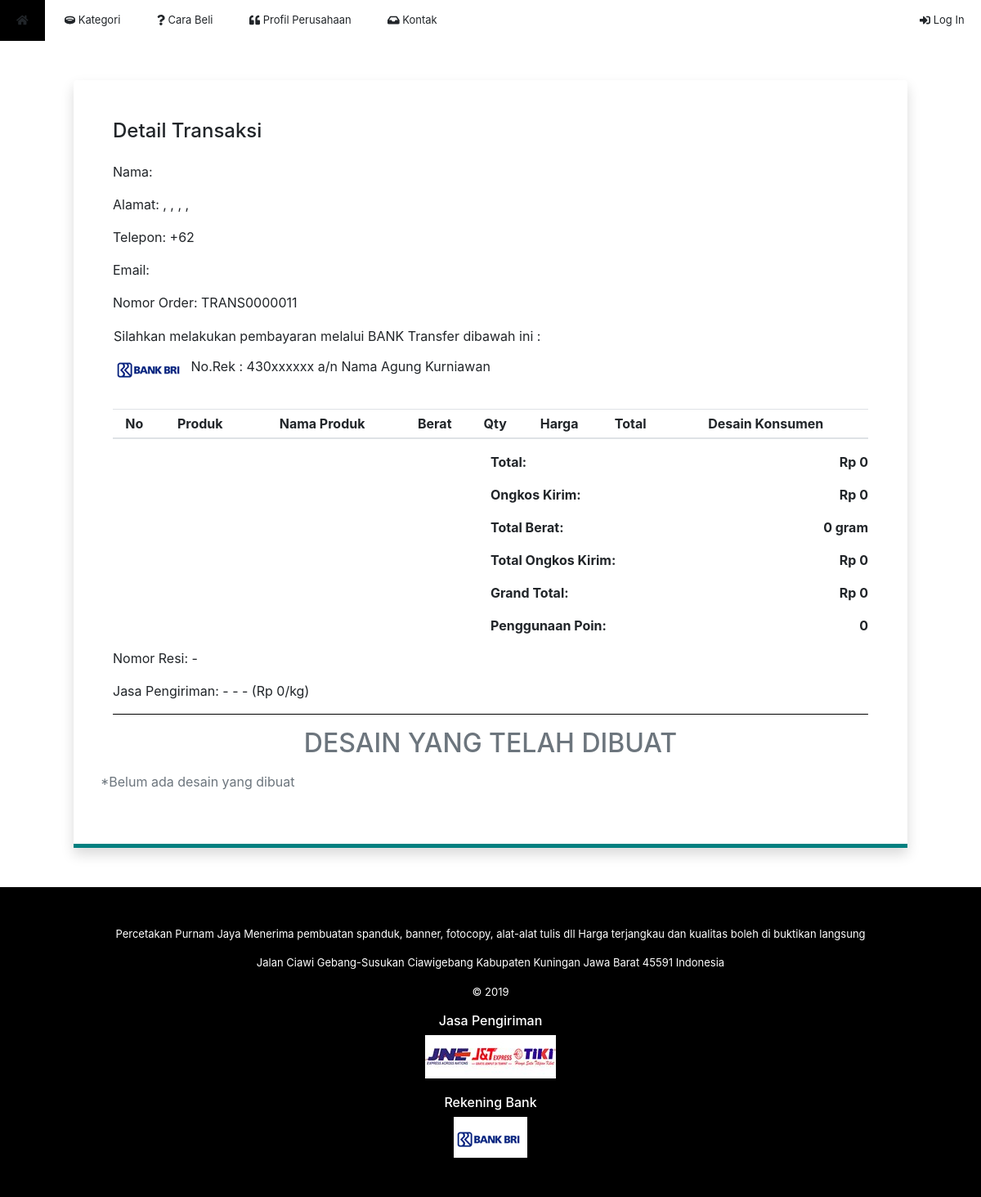
Page /halaman/detail_pembayaran_konsumen.php?id=TRANS0000011 on the earlier database version.
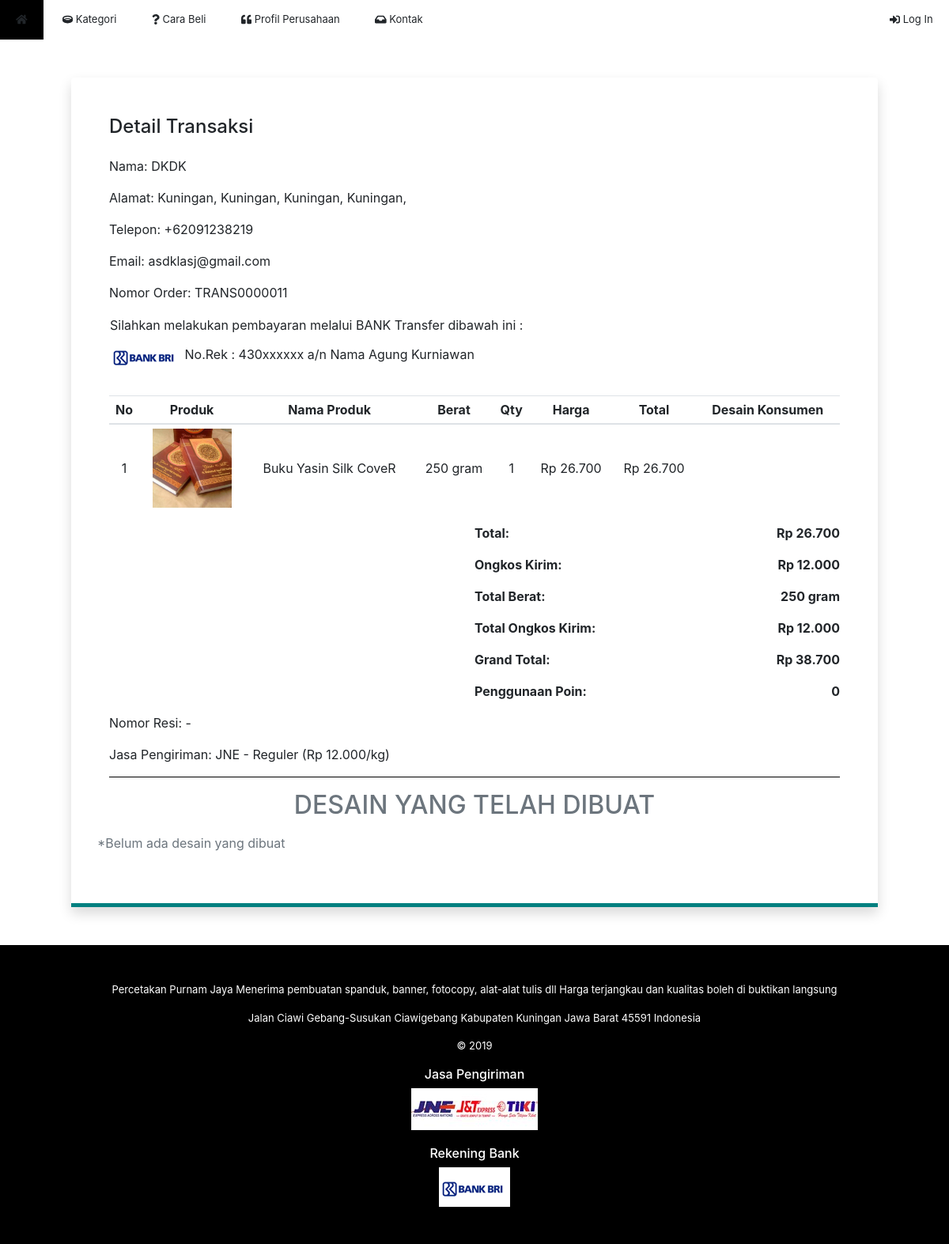
Same page on the later database version.
### tables this page shows
CREATE TABLE `konsumen` (
  `idKonsumen` int(11) NOT NULL,
  `username` varchar(50) NOT NULL,
  `password` varchar(50) NOT NULL,
  `hakAkses` varchar(50) NOT NULL,
  `nama` varchar(50) NOT NULL,
  `gender` varchar(2) NOT NULL,
  `ttl` date NOT NULL,
  `email` varchar(50) NOT NULL,
  `alamat` varchar(50) NOT NULL,
  `desa` varchar(50) NOT NULL,
  `kec` varchar(50) NOT NULL,
  `kab` varchar(50) NOT NULL,
  `provinsi` varchar(50) NOT NULL,
  `noHp` varchar(15) NOT NULL,
  `poin` int(11) NOT NULL
);

CREATE TABLE `transaksi` (
  `idTransaksi` int(11) NOT NULL,
  `tanggal` date NOT NULL,
  `jam` time NOT NULL,
  `idKonsumen` varchar(50) NOT NULL,
  `kdTransaksi` varchar(50) NOT NULL,
  `idOngkir` int(11) DEFAULT NULL,
  `idKurir` int(11) DEFAULT NULL,
  `alamat` varchar(50) DEFAULT NULL,
  `desa` varchar(50) DEFAULT NULL,
  `kec` varchar(50) DEFAULT NULL,
  `kab` varchar(50) DEFAULT NULL,
  `prov` varchar(50) DEFAULT NULL,
  `pembayaran` int(11) DEFAULT NULL,
  `noResi` varchar(50) DEFAULT NULL,
  `buktiLampiran` text DEFAULT NULL,
  `status` varchar(40) NOT NULL
);

CREATE TABLE `tblorder` (
  `idOrder` int(11) NOT NULL,
  `kdTransaksi` varchar(50) NOT NULL,
  `idKonsumen` varchar(50) NOT NULL,
  `idProduk` int(11) NOT NULL,
  `poin` int(11) NOT NULL,
  `qty` int(11) NOT NULL,
  `jumlah` int(11) NOT NULL
);

CREATE TABLE `produk` (
  `idProduk` int(11) NOT NULL,
  `idKategori` int(11) NOT NULL,
  `namaProduk` varchar(50) NOT NULL,
  `deskripsi` text NOT NULL,
  `harga` int(11) NOT NULL,
  `gambar` text NOT NULL,
  `stok` int(11) NOT NULL,
  `berat` int(11) NOT NULL
);

CREATE TABLE `ongkir` (
  `idOngkir` int(11) NOT NULL,
  `idKurir` int(11) NOT NULL,
  `idOK` int(11) NOT NULL,
  `ongkir` int(11) NOT NULL,
  `kec` varchar(50) NOT NULL,
  `kab` varchar(50) NOT NULL,
  `prov` varchar(50) NOT NULL
);

CREATE TABLE `kurir` (
  `idKurir` int(11) NOT NULL,
  `namaKurir` varchar(50) NOT NULL
);

CREATE TABLE `ongkirkurir` (
  `idOK` int(11) NOT NULL,
  `idKurir` int(11) NOT NULL,
  `namaOngkir` varchar(50) NOT NULL
);

### include/_koneksi.php (called while the page is built, shortened)
<?php
function konversiBerat($berat) {
	if ($berat >= 1000) {
		$berat = $berat / 1000;
		$satuan = "kg";
	} else
		$satuan = "gram";
	return str_replace(".", ",", "$berat $satuan");
}
?>

### halaman/detail_pembayaran_konsumen.php (the view, shortened to what the changed rows need)
<?php
include("../include/_koneksi.php");
$id = $_GET["id"];
$query = mysqli_query($conn, "SELECT * FROM transaksi WHERE kdTransaksi='$id'");
$data = mysqli_fetch_assoc($query);
$idKonsumen = $data["idKonsumen"];
$idKurir = $data["idKurir"];
$idOngkir = $data["idOngkir"];
$alamat = "$data[alamat], $data[desa], $data[kec], $data[kab], $data[prov]";
$noResi = $data["noResi"];
$query = mysqli_query($conn, "SELECT * FROM ongkir INNER JOIN ongkirkurir ON ongkir.idOK=ongkirkurir.idOK WHERE idOngkir='$idOngkir'");
if (mysqli_num_rows($query) > 0) {
	$data = mysqli_fetch_assoc($query);
	$ongkosKirim = $data["ongkir"];
	$namaOngkir = $data["namaOngkir"];
} else {
	$ongkosKirim = 0;
	$namaOngkir = "-";
}
$query = mysqli_query($conn, "SELECT * FROM kurir WHERE idKurir='$idKurir'");
if (mysqli_num_rows($query) > 0) {
	$data = mysqli_fetch_assoc($query);
	$namaKurir = $data["namaKurir"];
} else
	$namaKurir = "-";
?>
<!DOCTYPE html>
<html lang="en">
<head>
  <link rel="stylesheet" href="../css/bootstrap.css">
  <link rel="stylesheet" href="../css/font-awesome.css">
  <link rel="stylesheet" href="../css/style.css">
  <link rel="stylesheet" href="../css/modal-lightbox.css">
</head>
<body>
	<div class="container-fluid px-0">
		<div class="konten">
			<div class="rounded-top bg-white shadow p-5 mx-auto my-5" style="width: 85%; border-bottom: 5px solid teal;">
				<h4 class="mb-4">Detail Transaksi</h4>
				<?php
				$query = mysqli_query($conn, "SELECT * FROM konsumen WHERE username='$idKonsumen'");
				$data = mysqli_fetch_assoc($query);
				?>
				<p>Nama: <?php echo $data["nama"]; ?></p>
				<p>Alamat: <?php echo $alamat; ?></p>
				<p>Telepon: +62<?php echo $data["noHp"]; ?></p>
				<p>Email: <?php echo $data["email"]; ?></p>
				<p>Nomor Order: <?php echo $id; ?></p>
				<table border="0">
				<tr>
				</tr>
					<tr>
					</tr>
				</table>
				<div class="table-responsive-lg mt-4">
					<table class="table table-sm text-center">
						<thead>
							<tr>
								<th>No</th>
								<th>Produk</th>
								<th>Nama Produk</th>
								<th>Berat</th>
								<th>Qty</th>
								<th>Harga</th>
								<th>Total</th>
								<th>Desain Konsumen</th>
							</tr>
						</thead>
						<tbody>
							<?php
							$query = mysqli_query($conn, "SELECT * FROM tblorder INNER JOIN produk ON tblorder.idProduk=produk.idProduk WHERE kdTransaksi='$id' ORDER BY idOrder");
							$no = 1;
							$totalHarga = 0;
							$totalBerat = 0;
							while ($data = mysqli_fetch_assoc($query)) {
								$berat = $data["berat"] * $data["qty"];
								$totalHarga += $data["jumlah"];
								$totalBerat += $berat;
								echo "<tr>
								<td>$no</td>
								<td><img style='width: 100px; height: 100px; object-fit: cover;' src='$data[gambar]'></td>
								<td>$data[namaProduk]</td>
								<td>" . konversiBerat($data["berat"]) . "</td>
								<td>$data[qty]</td>
								<td>Rp " . number_format($data["harga"], 0, ".", ".") . "</td>
								<td>Rp " . number_format($data["jumlah"], 0, ".", ".") . "</td>";
								echo "</tr>";
								$no++;
							}
							$totalOngkir = ceil($totalBerat / 1000) * $ongkosKirim;
							$grandTotal = $totalHarga + $totalOngkir;
							?>
						</tbody>
					</table>
				</div>
				<div class="clearfix">
					<div class="float-right font-weight-bold" style="width: 50%;">
						<p>Total: <span class="float-right" id="totalHarga">Rp <?php echo number_format($totalHarga, 0, ".", "."); ?></span></p>
						<p>Ongkos Kirim: <span class="float-right" id="ongkosKirim">Rp <?php echo number_format($ongkosKirim, 0, ".", "."); ?></span></p>
						<p>Total Berat: <span class="float-right" id="totalBerat"><?php echo konversiBerat($totalBerat); ?></span></p>
						<p>Total Ongkos Kirim: <span class="float-right" id="totalOngkir">Rp <?php echo number_format($totalOngkir, 0, ".", "."); ?></span></p>
						<p>Grand Total: <span class="float-right" id="grandTotal">Rp <?php echo number_format($grandTotal, 0, ".", "."); ?></span></p>
					</div>
				</div>
				<?php
				if ($noResi == 0)
					$noResi = "-";
				?>
				<p>Nomor Resi: <?php echo $noResi; ?></p>
				<p>Jasa Pengiriman: <?php echo "$namaKurir - $namaOngkir (Rp " . number_format($ongkosKirim, 0, ".", ".") . "/kg)"; ?></p>
				<hr style="height:1px;border:none;color:#000;background-color:#000;" />
				<p class="text-center text-muted h2 mb-3"> DESAIN YANG TELAH DIBUAT  </p>
				<div class="row">
					<?php
						$queryDesainAdmin = mysqli_query($conn, "SELECT * FROM desainadmin WHERE kdTransaksi='$id'");
						if(mysqli_num_rows($queryDesainAdmin) > 0) {
							while($desainAdmin = mysqli_fetch_assoc($queryDesainAdmin)) {
								echo "
								<div class='col-lg-4  text-center'>
									<div class='card' style='width: 18rem;'>
									  <img class='card-img-top img-fluid img-thumbnail' src='../gambar/desainAdmin/$desainAdmin[desain]' >
									  <div class='card-body'>
									    <a href='masukan_desain_admin.php?id=$desainAdmin[idDesainAdmin]' class='tombol tombol-teal'> Beri Masukan </a>
									  </div>
									</div>
								</div>
								";
							}
						} else {
							echo "<p class='text-center text-muted mb-3'> *Belum ada desain yang dibuat</p>";
						}
					?>
				</div>
		</div>
	</div>
</body>
</html>

Differences in the rows shown:
added konsumen: nama "DKDK", noHp "091238219", email "asdklasj@gmail.com"
added transaksi: alamat "Kuningan, Kuningan, Kuningan, Kuningan,"
added tblorder: idProduk.gambar (picture), idProduk.namaProduk "Buku Yasin Silk CoveR", idProduk.berat "250 gram", qty "1", idProduk.harga "26.700", jumlah "26.700"
now on this page (row unchanged): ongkir: ongkir "12.000", ongkir "38.700", ongkirkurir.namaOngkir "Reguler"
now on this page (row unchanged): kurir: namaKurir "JNE"
Other differences:
$totalHarga: "0" → "26.700"
konversiBerat($totalBerat): "0 gram" → "250 gram"
$alamat: ", , , ," → (not shown)
$ongkosKirim: "0" → (not shown)
$totalOngkir: "0" → (not shown)
$grandTotal: "0" → (not shown)
$namaKurir: "-" → (not shown)
$namaOngkir: "-" → (not shown)
